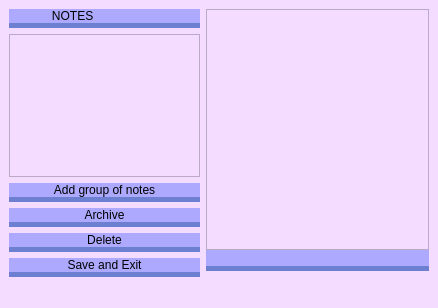
<?xml version="1.0" encoding="UTF-8"?>
<ui version="4.0">
 <class>MainWindow</class>
 <widget class="QMainWindow" name="MainWindow">
  <property name="geometry">
   <rect>
    <x>0</x>
    <y>0</y>
    <width>438</width>
    <height>308</height>
   </rect>
  </property>
  <property name="windowTitle">
   <string>MainWindow</string>
  </property>
  <property name="styleSheet">
   <string notr="true">background-color: rgb(243, 220, 255);</string>
  </property>
  <widget class="QWidget" name="centralwidget">
   <layout class="QGridLayout" name="gridLayout">
    <item row="0" column="0" rowspan="2" colspan="2">
     <layout class="QVBoxLayout" name="verticalLayout">
      <item>
       <widget class="QLabel" name="label">
        <property name="styleSheet">
         <string notr="true">font: 14pt &quot;Bodoni MT&quot;;
background-color: rgb(172, 169, 255);
border-radius: 10px;
border-bottom-style:solid;
border-bottom-width: 5px;
border-bottom-color: rgb(109, 127, 209);
</string>
        </property>
        <property name="text">
         <string>            NOTES</string>
        </property>
       </widget>
      </item>
      <item>
       <widget class="QListWidget" name="listWidget_2">
        <property name="styleSheet">
         <string notr="true"/>
        </property>
       </widget>
      </item>
      <item>
       <widget class="QPushButton" name="pushButton_4">
        <property name="styleSheet">
         <string notr="true">font: 11pt &quot;Bodoni MT&quot;;
background-color: rgb(172, 169, 255);
border-radius: 10px;
border-bottom-style:solid;
border-bottom-width: 5px;
border-bottom-color: rgb(109, 127, 209);</string>
        </property>
        <property name="text">
         <string>Add group of notes</string>
        </property>
       </widget>
      </item>
      <item>
       <widget class="QPushButton" name="pushButton_3">
        <property name="styleSheet">
         <string notr="true">font: 11pt &quot;Bodoni MT&quot;;
background-color: rgb(172, 169, 255);
border-radius: 10px;
border-bottom-style:solid;
border-bottom-width: 5px;
border-bottom-color: rgb(109, 127, 209);
</string>
        </property>
        <property name="text">
         <string>Archive</string>
        </property>
       </widget>
      </item>
      <item>
       <widget class="QPushButton" name="pushButton_2">
        <property name="styleSheet">
         <string notr="true">font: 11pt &quot;Bodoni MT&quot;;
background-color: rgb(172, 169, 255);
border-radius: 10px;
border-bottom-style:solid;
border-bottom-width: 5px;
border-bottom-color: rgb(109, 127, 209);
</string>
        </property>
        <property name="text">
         <string>Delete</string>
        </property>
       </widget>
      </item>
      <item>
       <widget class="QPushButton" name="pushButton">
        <property name="styleSheet">
         <string notr="true">font: 11pt &quot;Bodoni MT&quot;;
background-color: rgb(172, 169, 255);
border-radius: 10px;
border-bottom-style:solid;
border-bottom-width: 5px;
border-bottom-color: rgb(109, 127, 209);
</string>
        </property>
        <property name="text">
         <string>Save and Exit</string>
        </property>
       </widget>
      </item>
     </layout>
    </item>
    <item row="0" column="2">
     <layout class="QVBoxLayout" name="verticalLayout_2">
      <property name="spacing">
       <number>0</number>
      </property>
      <item>
       <widget class="QListWidget" name="listWidget"/>
      </item>
      <item>
       <widget class="QLineEdit" name="lineEdit">
        <property name="styleSheet">
         <string notr="true">font: 11pt &quot;Bodoni MT&quot;;
background-color: rgb(172, 169, 255);
border-radius: 0px;
border-bottom-style:solid;
border-bottom-width: 5px;
border-bottom-color: rgb(109, 127, 209);</string>
        </property>
       </widget>
      </item>
     </layout>
    </item>
   </layout>
  </widget>
  <widget class="QMenuBar" name="menubar">
   <property name="geometry">
    <rect>
     <x>0</x>
     <y>0</y>
     <width>438</width>
     <height>21</height>
    </rect>
   </property>
  </widget>
  <widget class="QStatusBar" name="statusbar">
   <property name="sizeGripEnabled">
    <bool>true</bool>
   </property>
  </widget>
 </widget>
 <resources/>
 <connections/>
</ui>
